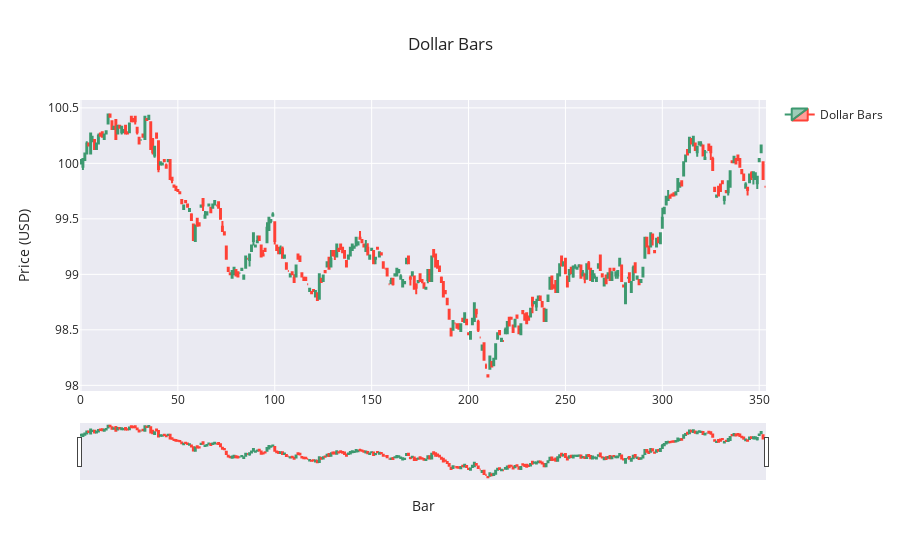

The code cell stored with this chart in its notebook:
### Markdown cell above
### Bar Chart

### Code cell
fig = go.Figure(data=[go.Candlestick(
    x=dollar_bars.index,
    open=dollar_bars['open'],
    high=dollar_bars['high'],
    low=dollar_bars['low'],
    close=dollar_bars['close'],
    name='Dollar Bars'
)])

fig.update_layout(
    title=f'Dollar Bars',
    yaxis_title='Price (USD)',
    xaxis_title='Bar',
    xaxis_rangeslider_visible=True, 
    template='seaborn', # other options: plotly, plotly_white, plotly_dark, simple_white
    showlegend=True,
)

### Figure 1 — Plotly figure (JSON) as saved in the notebook; plotly's stock layout.template omitted (floating-point values rounded to 4 significant figures; data arrays with more than 128 entries replaced by an {"elided": "..."} marker saying what was removed)
{"data": [{"close": {"elided": "354 float values"}, "high": {"elided": "354 float values"}, "low": {"elided": "354 float values"}, "name": "Dollar Bars", "open": {"elided": "354 float values"}, "type": "candlestick", "x": {"elided": "354 int values"}}], "layout": {"showlegend": true, "title": {"text": "Dollar Bars"}, "xaxis": {"rangeslider": {"visible": true}, "title": {"text": "Bar"}}, "yaxis": {"title": {"text": "Price (USD)"}}}}
